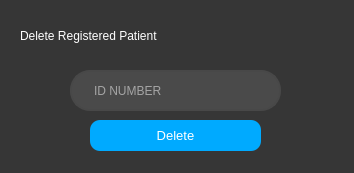
<?xml version="1.0" encoding="UTF-8"?>
<ui version="4.0">
 <class>DeletePatient</class>
 <widget class="QWidget" name="DeletePatient">
  <property name="geometry">
   <rect>
    <x>0</x>
    <y>0</y>
    <width>354</width>
    <height>173</height>
   </rect>
  </property>
  <property name="windowTitle">
   <string>Delete Patient</string>
  </property>
  <property name="windowIcon">
   <iconset resource="resource.qrc">
    <normaloff>:/icons/icons/deleteicon.png</normaloff>:/icons/icons/deleteicon.png</iconset>
  </property>
  <property name="styleSheet">
   <string notr="true">background-color: rgb(54, 54, 54)</string>
  </property>
  <widget class="QLabel" name="AddPatientLabel">
   <property name="geometry">
    <rect>
     <x>20</x>
     <y>20</y>
     <width>321</width>
     <height>31</height>
    </rect>
   </property>
   <property name="styleSheet">
    <string notr="true">QLabel {
	font: 20pt &quot;Helvetica&quot;;
	color: rgb(255, 255, 255)
}</string>
   </property>
   <property name="text">
    <string>Delete Registered Patient</string>
   </property>
  </widget>
  <widget class="QLineEdit" name="IDLineEdit">
   <property name="geometry">
    <rect>
     <x>70</x>
     <y>70</y>
     <width>211</width>
     <height>41</height>
    </rect>
   </property>
   <property name="styleSheet">
    <string notr="true">QLineEdit {
	border: 2px solid rgb(72, 72, 72);
	border-radius: 20px;
	color: #FFF;
	padding-left: 20px;
	padding-right: 2px;
	background-color: rgb(74, 74, 74);
}
QLineEdit:hover {
	border: 2px solid rgb(106, 106, 106);
}
QLineEdit:focus {
	border: 2px solid rgb(85, 85, 255);
	background-color: rgb(86, 86, 86);
}</string>
   </property>
   <property name="placeholderText">
    <string>ID NUMBER</string>
   </property>
  </widget>
  <widget class="QPushButton" name="DeleteUserPatient">
   <property name="geometry">
    <rect>
     <x>90</x>
     <y>120</y>
     <width>171</width>
     <height>31</height>
    </rect>
   </property>
   <property name="font">
    <font>
     <family>Helvetica</family>
     <pointsize>10</pointsize>
     <weight>9</weight>
     <italic>false</italic>
     <bold>false</bold>
    </font>
   </property>
   <property name="styleSheet">
    <string notr="true">QPushButton{
	color: rgb(255, 255, 255);
	background-color: rgb(0, 170, 255);
	font: 75 10pt &quot;Helvetica&quot;;
	border: 2px solid rgbrgb(0, 170, 255);
	border-radius: 10px;
	border-color: rgb(0, 170, 255);
}
</string>
   </property>
   <property name="text">
    <string>Delete</string>
   </property>
  </widget>
 </widget>
 <resources>
  <include location="resource.qrc"/>
 </resources>
 <connections/>
</ui>
